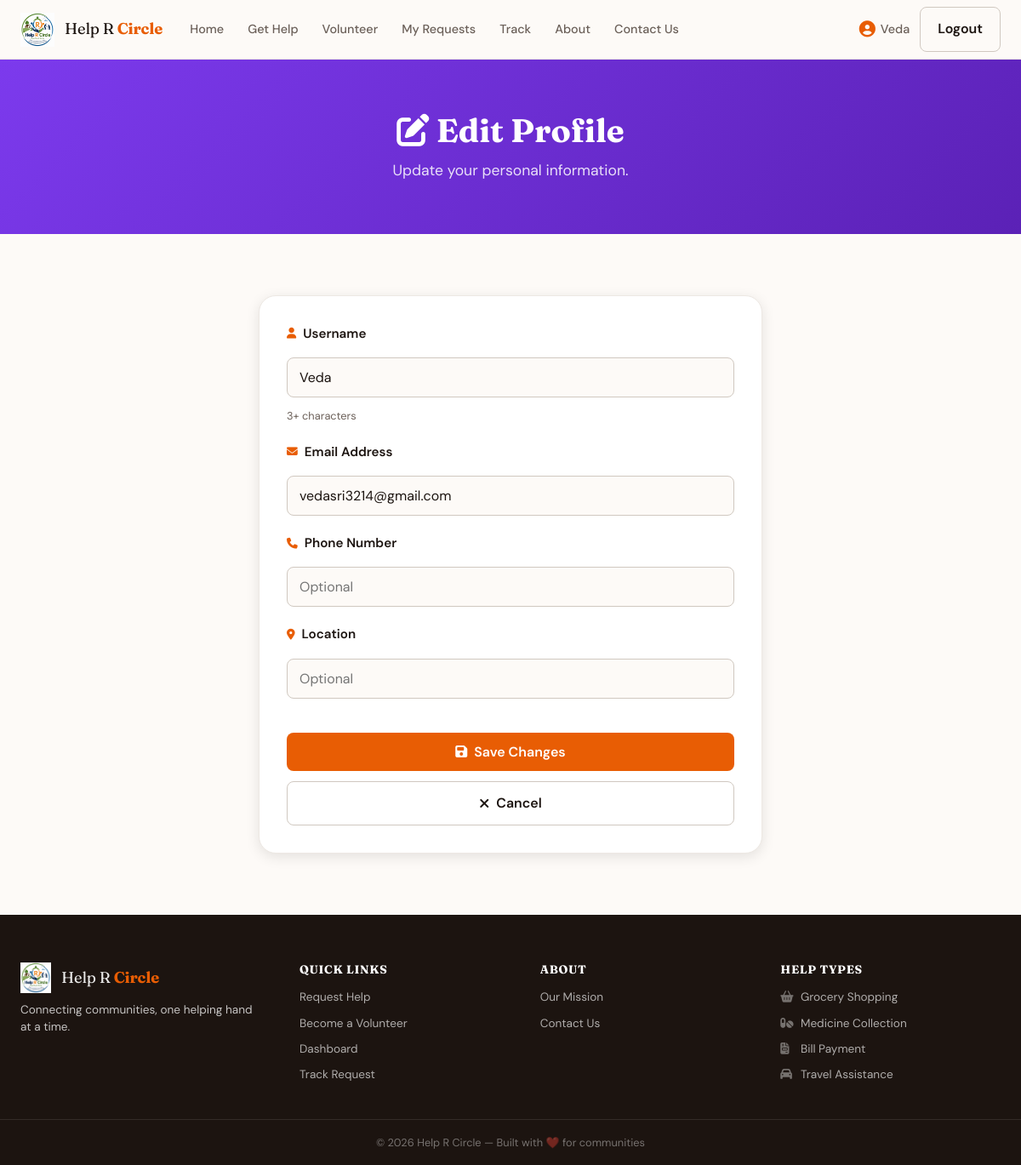
/profile/edit (signed in), run on the app's committed database.
### tables this page shows
CREATE TABLE users (
                id              INTEGER PRIMARY KEY AUTOINCREMENT,
                username        TEXT    NOT NULL UNIQUE,
                email           TEXT    NOT NULL UNIQUE,
                password_hash   TEXT    NOT NULL,
                role            TEXT    NOT NULL DEFAULT 'user',
                created_at      TEXT    DEFAULT (datetime('now', 'localtime')),
                updated_at      TEXT    DEFAULT (datetime('now', 'localtime'))
            , is_verified INTEGER DEFAULT 0, verification_code TEXT, verification_expiry TEXT);

### app.py (the view, shortened to what this page needs)
@app.route("/profile/edit", methods=["GET", "POST"])
@login_required
def edit_profile():
    user_id = session.get('user_id')
    user = db.get_user_by_id(user_id)
    if not user:
        flash("User not found.", "error")
        return redirect(url_for('index'))
    return render_template("edit_profile.html", user=user)

### app.py (called while the page is built)
def login_required(f):
    @wraps(f)
    def decorated_function(*args, **kwargs):
        if 'user_id' not in session:
            flash("Please log in first.", "error")
            return redirect(url_for('login'))
        return f(*args, **kwargs)
    return decorated_function

### database.py (called while the page is built)
    def _connect(self):
        conn = sqlite3.connect(DB_PATH)
        conn.row_factory = sqlite3.Row
        conn.execute("PRAGMA foreign_keys = ON")
        return conn

    def get_user_by_id(self, user_id):
        conn = self._connect()
        user = conn.execute(
            "SELECT * FROM users WHERE id = ?", (user_id,)
        ).fetchone()
        conn.close()
        return dict(user) if user else None

### templates/edit_profile.html (shortened to what this page needs)
{% extends "base.html" %}
{% block content %}
<section class="page-hero page-hero-purple">
  <div class="container">
    <h1><i class="fas fa-edit"></i> Edit Profile</h1>
    <p>Update your personal information.</p>
  </div>
</section>
<section class="section">
  <div class="container" style="max-width: 640px;">
    <div class="form-card">
      <form method="POST" class="lhn-form">
        <div class="form-group">
          <label for="username"><i class="fas fa-user"></i> Username</label>
          <input type="text" id="username" name="username"
                 value="{{ user['username'] }}" required/>
          <small>3+ characters</small>
        </div>
        <div class="form-group">
          <label for="email"><i class="fas fa-envelope"></i> Email Address</label>
          <input type="email" id="email" name="email"
                 value="{{ user['email'] }}" required/>
        </div>
        <div class="form-group">
          <label for="phone"><i class="fas fa-phone"></i> Phone Number</label>
          <input type="tel" id="phone" name="phone"
                 placeholder="Optional" />
        </div>
        <div class="form-group">
          <label for="location"><i class="fas fa-map-marker-alt"></i> Location</label>
          <input type="text" id="location" name="location"
                 placeholder="Optional" />
        </div>
        <div class="form-actions">
          <button type="submit" class="btn btn-primary btn-full">
            <i class="fas fa-save"></i> Save Changes
          </button>
          <a href="{{ url_for('profile') }}" class="btn btn-outline btn-full">
            <i class="fas fa-times"></i> Cancel
          </a>
        </div>
      </form>
    </div>
  </div>
</section>
{% endblock %}

### templates/base.html (shortened to what this page needs)
<!DOCTYPE html>
<html lang="en">
<head>
  <link rel="stylesheet" href="https://cdnjs.cloudflare.com/ajax/libs/font-awesome/6.5.0/css/all.min.css"/>
  <link rel="stylesheet" href="{{ url_for('static', filename='css/style.css') }}"/>
</head>
<body>
<nav class="navbar" id="navbar">
  <div class="nav-container">
    <a href="{{ url_for('index') }}" class="nav-logo">
      <img src="{{ url_for('static', filename='images/help_r_circle_logo.png') }}" alt="Help R Circle logo" class="brand-logo" />
      <span class="logo-text">Help R <strong>Circle</strong></span>
    </a>
    <ul class="nav-links" id="navLinks">
      <li><a href="{{ url_for('index') }}"        class="nav-link {% if request.endpoint=='index' %}active{% endif %}">Home</a></li>
      <li><a href="{{ url_for('go_request_help') }}" class="nav-link {% if request.endpoint=='request_help' or request.endpoint=='go_request_help' %}active{% endif %}">Get Help</a></li>
      <li><a href="{{ url_for('go_volunteer') }}"    class="nav-link {% if request.endpoint=='volunteer' or request.endpoint=='go_volunteer' %}active{% endif %}">Volunteer</a></li>
      {% if session.get('role') == 'volunteer' %}
      <li><a href="{{ url_for('dashboard') }}"    class="nav-link {% if request.endpoint=='dashboard' %}active{% endif %}">Dashboard</a></li>
      {% elif session.get('role') == 'user' %}
      <li><a href="{{ url_for('user_dashboard') }}" class="nav-link {% if request.endpoint=='user_dashboard' %}active{% endif %}">My Requests</a></li>
      {% elif session.get('role') == 'admin' %}
      <li><a href="{{ url_for('admin_dashboard') }}" class="nav-link {% if request.endpoint=='admin_dashboard' %}active{% endif %}">Admin Panel</a></li>
      {% endif %}
      <li><a href="{{ url_for('track') }}"        class="nav-link {% if request.endpoint=='track' %}active{% endif %}">Track</a></li>
      <li><a href="{{ url_for('about') }}"        class="nav-link {% if request.endpoint=='about' %}active{% endif %}">About</a></li>
      {% if session.get('role') == 'admin' %}
      <li><a href="{{ url_for('admin_contact_messages') }}" class="nav-link {% if request.endpoint=='admin_contact_messages' %}active{% endif %}">Contact Messages</a></li>
      {% else %}
      <li><a href="{{ url_for('contact') }}"      class="nav-link {% if request.endpoint=='contact' %}active{% endif %}">Contact Us</a></li>
      {% endif %}
    </ul>
    <div class="nav-actions">
      {% if session.get('user_id') %}
        <div class="user-menu">
          <a href="{{ url_for('profile') }}" class="user-greeting" title="View profile">
            <i class="fas fa-user-circle"></i>
            {{ session.get('username') }}
          </a>
          <a href="{{ url_for('logout') }}" class="btn btn-outline btn-sm">Logout</a>
        </div>
      {% else %}
        <a href="{{ url_for('login') }}" class="btn btn-outline btn-sm">Login</a>
        <a href="{{ url_for('signup') }}" class="btn btn-primary btn-sm nav-cta">Sign Up</a>
      {% endif %}
    </div>
  </div>
</nav>
<main class="main-content">
  {% block content %}{% endblock %}
</main>
<footer class="footer">
  <div class="footer-container">
    <div class="footer-brand">
      <a href="{{ url_for('index') }}" class="nav-logo footer-logo">
        <img src="{{ url_for('static', filename='images/help_r_circle_logo.png') }}" alt="Help R Circle logo" class="brand-logo footer-brand-logo" />
        <span class="logo-text">Help R <strong>Circle</strong></span>
      </a>
      <p class="footer-tagline">Connecting communities, one helping hand at a time.</p>
    </div>
    <div class="footer-links">
      <div class="footer-col">
        <h4>Quick Links</h4>
        <ul>
          <li><a href="{{ url_for('go_request_help') }}">Request Help</a></li>
          <li><a href="{{ url_for('go_volunteer') }}">Become a Volunteer</a></li>
          <li><a href="{{ url_for('go_volunteer') }}">Dashboard</a></li>
          <li><a href="{{ url_for('track') }}">Track Request</a></li>
        </ul>
      </div>
      <div class="footer-col">
        <h4>About</h4>
        <ul>
          <li><a href="{{ url_for('about') }}">Our Mission</a></li>
          <li><a href="{{ url_for('contact') }}">Contact Us</a></li>
        </ul>
      </div>
      <div class="footer-col">
        <h4>Help Types</h4>
        <ul>
          <li><i class="fas fa-shopping-basket"></i> Grocery Shopping</li>
          <li><i class="fas fa-pills"></i> Medicine Collection</li>
          <li><i class="fas fa-file-invoice"></i> Bill Payment</li>
          <li><i class="fas fa-car"></i> Travel Assistance</li>
        </ul>
      </div>
    </div>
  </div>
  <div class="footer-bottom">
    <p>&copy; 2026 Help R Circle &mdash; Built with ❤️ for communities</p>
  </div>
</footer>
</body>
</html>

### templates/edit_profile.html (style rules this page uses)
.form-card { background: var(--surface); border-radius: var(--radius-lg); padding: 32px; box-shadow: var(--shadow-md); border: 1px solid var(--border); }
.lhn-form { display: flex; flex-direction: column; gap: 20px; }
.form-group { display: flex; flex-direction: column; }
.form-group label { font-size: 0.95rem; font-weight: 600; margin-bottom: 8px; display: flex; align-items: center; gap: 8px; color: var(--text); }
.form-group input, .form-group textarea { padding: 12px 14px; border: 1px solid var(--border-dark); border-radius: var(--radius-sm); font-size: 1rem; font-family: inherit; transition: all 0.3s ease; }
.form-group small { font-size: 0.8rem; color: var(--text-muted); margin-top: 4px; }
.form-actions { display: flex; gap: 12px; margin-top: 20px; flex-wrap: wrap; }
.btn { padding: 12px 20px; border-radius: var(--radius-sm); border: none; cursor: pointer; font-weight: 600; display: inline-flex; align-items: center; justify-content: center; gap: 8px; text-decoration: none; transition: all 0.3s ease; font-size: 1rem; }
.btn-full { width: 100%; }
.btn-primary { background: var(--primary); color: #fff; }
.btn-outline { background: transparent; border: 1px solid var(--border-dark); color: var(--text); }

### data on the page
users: get "Veda", username "Veda", email "vedasri3214@gmail.com"
